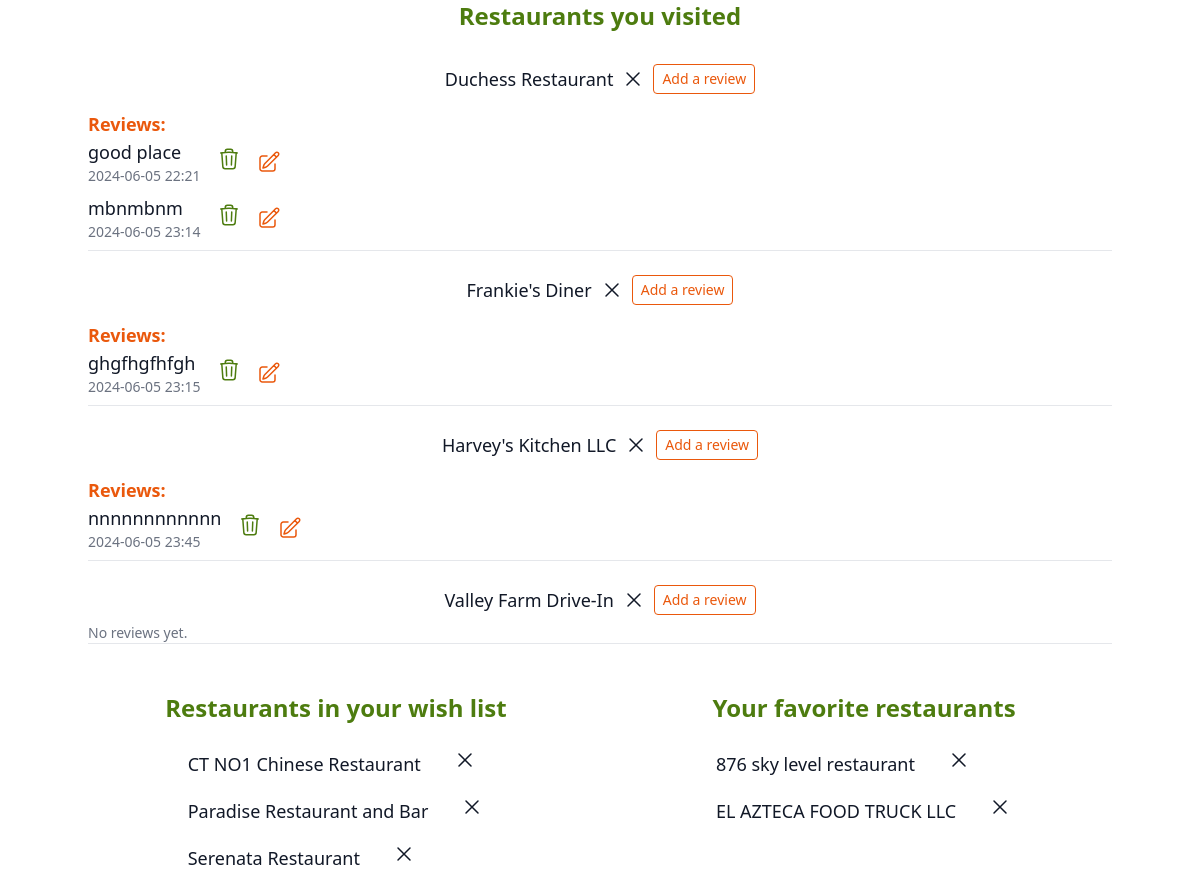
Before: /my_lists/1 with the older database file.
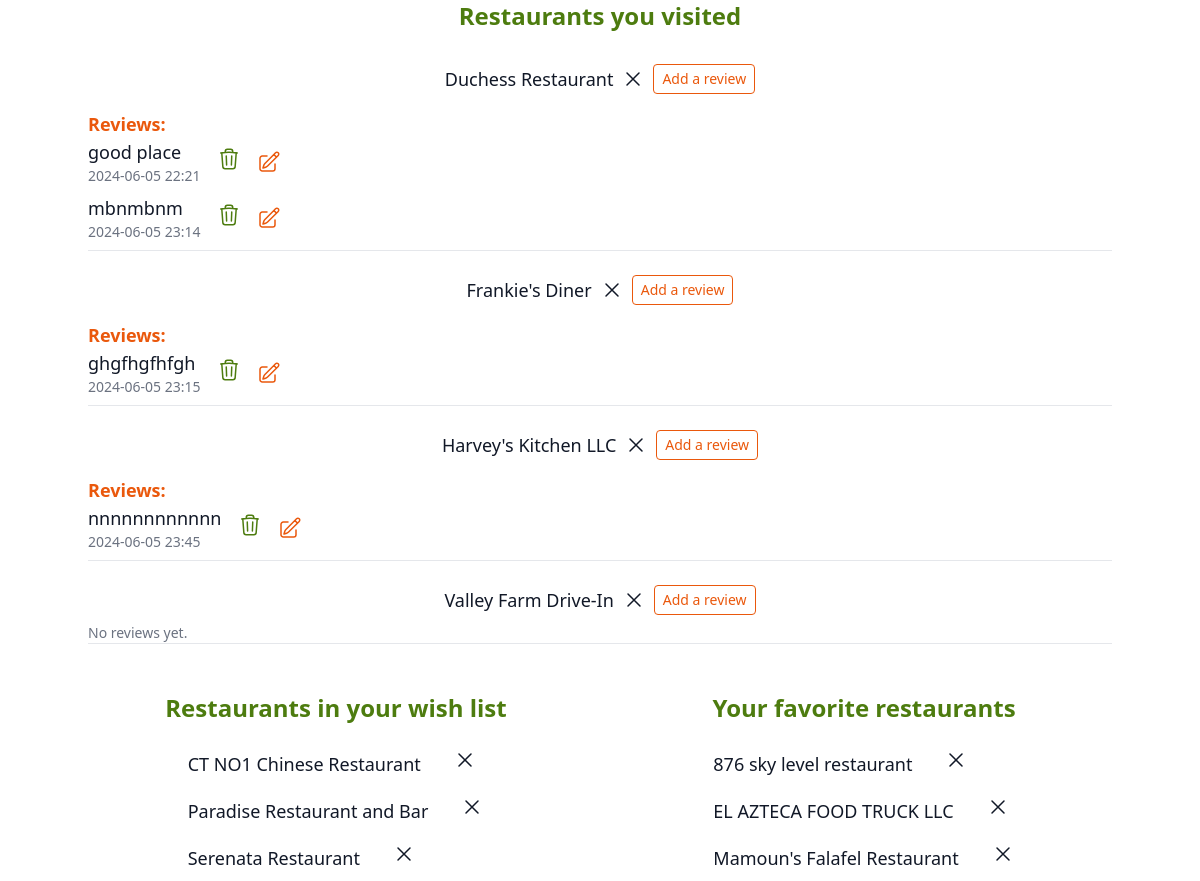
After: the same page with the newer database file.
### models.py (models this page shows)
class VisitedRestaurants(db.Model):
    __tablename__ = "visited_restaurants"
    id = db.Column(
        db.Integer,
        primary_key=True
    )
    user_id = db.Column(
        db.Integer,
        db.ForeignKey('users.id', ondelete='cascade')
    )
    restaurant_id = db.Column(
        db.Integer,
        db.ForeignKey('restaurants.id', ondelete='cascade')
    )
    restaurant = db.relationship('Restaurant', backref='visited_by')

class Restaurant(db.Model):
    __tablename__ = 'restaurants'
    id = db.Column(
        db.Integer,
        primary_key=True
    )
    name = db.Column(
        db.Text,
        nullable=False,
    )
    address = db.Column(
        db.Text,
    )
    photos = db.Column(
        db.Text,
    )
    reviews = db.relationship('Review', backref= 'restaurant')
    __table_args__ = (db.UniqueConstraint('name', 'address', name='_name_address_uc'),)

class Review(db.Model):
    __tablename__ = 'reviews'
    id = db.Column(
        db.Integer,
        primary_key=True
    )
    user_id = db.Column(
        db.Integer,
        db.ForeignKey('users.id', ondelete='cascade'),
        nullable = False
    )
    restaurant_id = db.Column(
        db.Integer,
        db.ForeignKey('restaurants.id', ondelete='cascade')
    )
    content = db.Column(
        db.Text,
        nullable = False
    )
    timestamp = db.Column(
        MyDateTime,
        nullable=False,
        default=datetime.now,
    )

class WishlistRestaurants(db.Model):
    __tablename__ = 'wishlist_restaurants'
    id = db.Column(
        db.Integer,
        primary_key=True
    )
    user_id = db.Column(
        db.Integer,
        db.ForeignKey('users.id', ondelete='cascade')
    )
    restaurant_id = db.Column(
        db.Integer,
        db.ForeignKey('restaurants.id', ondelete='cascade')
    )
    restaurant = db.relationship('Restaurant', backref='wishlisted_by')

class Favorites(db.Model):
    __tablename__ = 'favorites'
    id = db.Column(
        db.Integer,
        primary_key=True
    )
    user_id = db.Column(
        db.Integer,
        db.ForeignKey('users.id', ondelete='cascade')
    )
    restaurant_id = db.Column(
        db.Integer,
        db.ForeignKey('restaurants.id', ondelete='cascade'),
    )
    restaurant = db.relationship('Restaurant', backref='favorited_by')

### app.py (the view)
@app.route('/my_lists/<int:user_id>')
def show_my_lists(user_id):
    user = User.query.get_or_404(user_id)
    favorites = Favorites.query.filter_by(user_id=user.id).all()
    wishlisted = WishlistRestaurants.query.filter_by(user_id=user.id).all()
    visited = VisitedRestaurants.query.filter_by(user_id=user.id).all()
    review_form = ReviewForm()
    visited_with_reviews = [(visit, Review.query.filter_by(user_id=user.id, restaurant_id=visit.restaurant_id).all()) for visit in visited]
    return render_template("page_my_lists.html", user = user, favorites = favorites, visited = visited, wishlisted = wishlisted, visited_with_reviews=visited_with_reviews, review_form = review_form)

### app.py (called while the page is built)
@app.before_request
def add_user_to_g():
    if CURR_USER_KEY in session:
        g.user = User.query.get(session[CURR_USER_KEY])
    else:
        g.user = None

@app.after_request
def add_header(req):
    req.headers["Cache-Control"] = "no-cache, no-store, must-revalidate"
    req.headers["Pragma"] = "no-cache"
    req.headers["Expires"] = "0"
    req.headers['Cache-Control'] = 'public, max-age=0'
    return req

### templates/page_my_lists.html (shortened to what this page needs)
{% extends "base.html" %} {% block content %}
<div class="max-w-5xl mx-auto">
<div class="w-full">
  {% if visited %}
  <div class="mx-auto w-full inline-flex items-center flex-col">
    <h3 class="text-2xl font-bold text-lime-700 mb-4">
      Restaurants you visited
    </h3>
    <ul class="w-full">
      {% for visit, reviews in visited_with_reviews %}
      <li class="text-lg font-medium text-gray-900 flex flex-col py-2">
        <div class="flex space-x-2 items-center justify-center">
          <p class="">{{ visit.restaurant.name }}</p>
 <form
 action="{{ url_for('delete_visited', restaurant_id=visit.restaurant.id) }}"
 method="POST"
 class="flex items-center"
>
 <button type="submit" class="bg-transparent border-0">
   <svg xmlns="http://www.w3.org/2000/svg" fill="none" viewBox="0 0 24 24" stroke-width="1.5" stroke="currentColor" class="size-6">
     <path stroke-linecap="round" stroke-linejoin="round" d="M6 18 18 6M6 6l12 12" />
   </svg>
 </button>
</form>
        <button type="button"
        id="add-review-btn-{{ visit.restaurant.id }}"
        class="w-3/2 self-center my-2 bg-white border border-orange-600 text-orange-600 text-sm  font-medium py-1 px-2 rounded focus:outline-none focus:shadow-outline">
        Add a review
    </button>
          </div>
        {% if reviews %}
        <div class="reviews mt-2">
          <h4 class="text-medium font-semibold text-orange-600">Reviews:</h4>
          {% for review in reviews %}
          <div class="review mb-2 flex space-x-4 items-center">
            <div class="review-name-content">
              <p class="review-content">{{ review.content }}</p>
            <p class="review-timestamp text-sm text-gray-500">{{ review.timestamp.strftime('%Y-%m-%d %H:%M') }}</p>
            </div>
 <form action="{{ url_for('delete_review', review_id=review.id) }}" method="POST">
 <button type="submit" class="bg-transparent border-0">
 </button>
</form>
<button type="button" id="edit-review-btn-{{ review.id }}" class="bg-transparent border-0">
</button>
          </div>
          {% endfor %}
        </div>
        {% else %}
        <p class="no-reviews text-sm text-gray-500">No reviews yet.</p>
        {% endif %}
        <hr />
      </li>
      {% endfor %}
    </ul>
  </div>
  {% endif %}
</div>
<div class="flex space-x-8 mt-10">
<div class="w-full ">
  {% if wishlisted %}
  <div class="mx-auto w-full inline-flex items-center flex-col">
    <h3 class="text-2xl font-bold text-lime-700 mb-4">
      Restaurants in your wish list
    </h3>
    <ul class="">
      {% for wish in wishlisted %}
      <li class="text-lg font-medium text-gray-900 flex items-center py-2">
        {{ wish.restaurant.name }}
        <div
          class="svg-elements flex space-x-2 items-center justify-center ml-8"
        >
          <form
            action="{{ url_for('delete_wishlist', restaurant_id=wish.restaurant.id) }}"
            method="POST"
          >
            <button type="submit" class="bg-transparent border-0">
              <svg xmlns="http://www.w3.org/2000/svg" fill="none" viewBox="0 0 24 24" stroke-width="1.5" stroke="currentColor" class="size-6">
                <path stroke-linecap="round" stroke-linejoin="round" d="M6 18 18 6M6 6l12 12" />
              </svg>
            </button>
          </form>
        </div>
      </li>
      {% endfor %}
    </ul>
  </div>
  {% endif %}
</div>
<div class="w-full">
  {% if favorites %}
  <div class="mx-auto w-full inline-flex items-center flex-col">
    <h3 class="text-2xl font-bold text-lime-700 mb-4">
      Your favorite restaurants
    </h3>
    <ul class="">
      {% for fav in favorites %}
      <li class="text-lg font-medium text-gray-900 flex items-center py-2">
        {{fav.restaurant.name}}
        <div
          class="svg-elements flex space-x-2 items-center justify-center ml-8"
        >
          <form
            action="{{ url_for('delete_favorite', restaurant_id=fav.restaurant.id) }}"
            method="POST"
          >
            <button type="submit" class="bg-transparent border-0">
              <svg xmlns="http://www.w3.org/2000/svg" fill="none" viewBox="0 0 24 24" stroke-width="1.5" stroke="currentColor" class="size-6">
                <path stroke-linecap="round" stroke-linejoin="round" d="M6 18 18 6M6 6l12 12" />
              </svg>
            </button>
          </form>
        </div>
      </li>
      {% endfor %}
    </ul>
  </div>
  {% endif %}
</div>
</div>
</div>
{% endblock %}

### templates/base.html (shortened to what this page needs)
<!DOCTYPE html>
<html lang="en">
  <head>
    <link rel="stylesheet" href="/static/stylesheets/output.css" />
  </head>
  <body>
    {% block content %} {% endblock %}
  </body>
</html>

Changed rows visible on the page:
added Favorites: restaurant.name "Mamoun's Falafel Restaurant"
